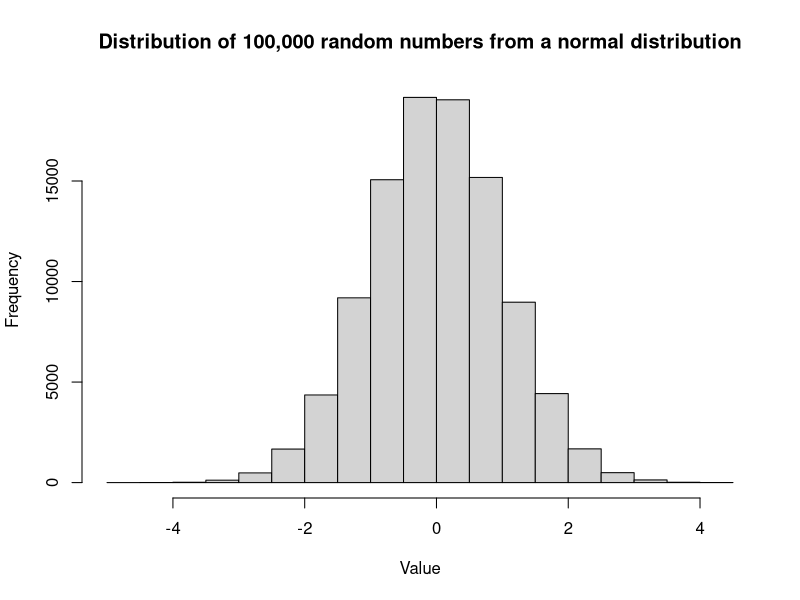
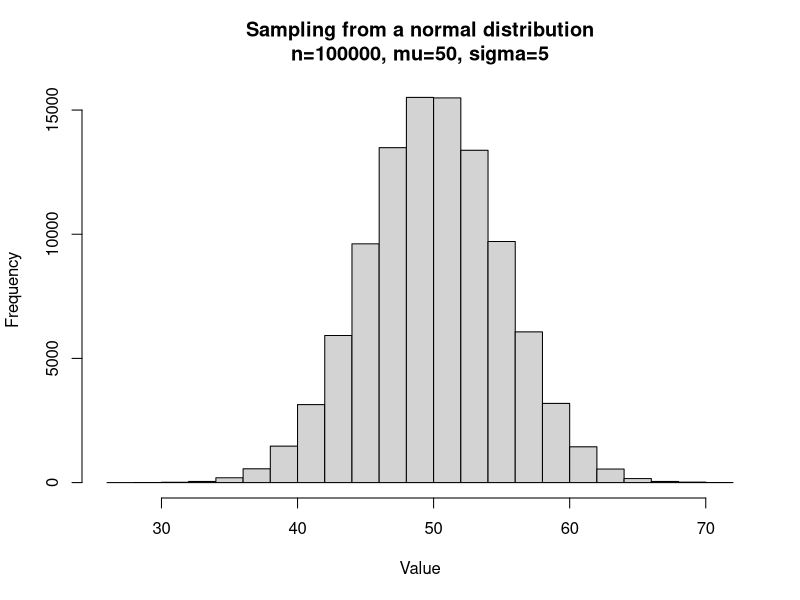
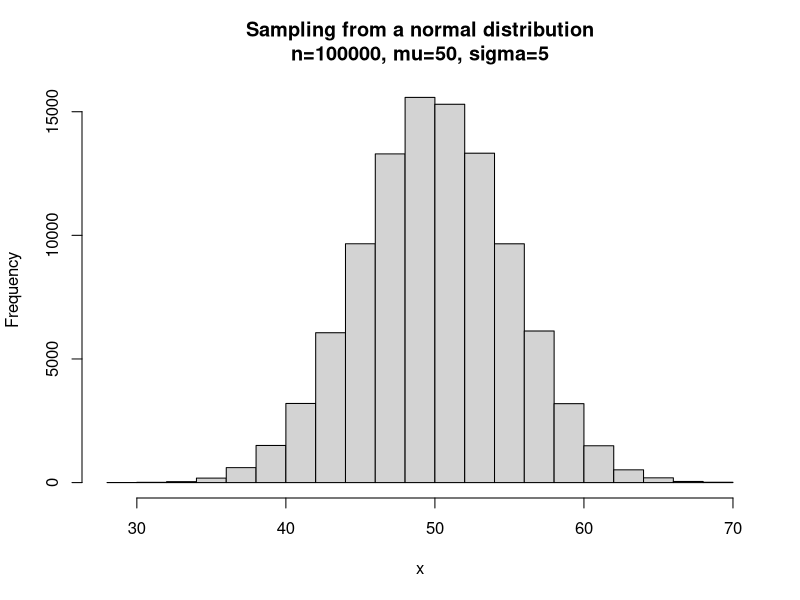

R code for these plots, in order:
## ---- chunk 1
library(knitr)

options(width = 300)
# options(encoding = 'UTF-8')
knitr::opts_chunk$set(
  fig.width = 7, fig.height = 5, 
  fig.path = 'figures/sampling_',
  fig.align = "center", 
  size = "tiny", 
  echo = TRUE, 
  eval = TRUE, 
  warning = FALSE, 
  message = FALSE, 
  results = TRUE, 
  comment = "")

options(scipen = 12) ## Max number of digits for non-scientific notation
# knitr::asis_output("\\footnotesize")

## ---- chunk 2
# Generate 100,000 numbers from a normal distribution with mean=0 and standard deviation=1
x <- rnorm(n = 100000, mean = 0, sd = 1)

# Plot a histogram of the generated numbers
hist(x, 
     main="Distribution of 100,000 random numbers from a normal distribution",
     xlab="Value")
## ---- chunk 3
# Parameters
n <- 100000 # Sample size
mu <- 50     # Mean of the normal distribution
sigma <- 5      # Standard deviation of the normal distribution

# Sample n numbers in a normal population of mean mu and standard deviation sigma
x <- rnorm(n = n, mean = mu, sd = sigma)

# Plot a histogram of the generated numbers
hist(x,
     main=paste0("Sampling from a normal distribution",
                 "\n", # newline character
                 "n=", format(n, scientific = FALSE),
                 ", mu=", mu,
                 ", sigma=", sigma),
     xlab="Value")

## ---- chunk 4
# Parameters
n <- 100000 # Sample size
mu <- 50     # Mean of the normal distribution
sigma <- 5      # Standard deviation of the normal distribution

# Sample n numbers in a normal population of mean mu and standard deviation sigma
x <- rnorm(n = n, mean = mu, sd = sigma)

### A VOUS DE JOUER ###


# Plot a histogram of the generated numbers
hist(x, 
     main=paste0("Sampling from a normal distribution",
                 "\n", # newline character
                 "n=", format(n, scientific = FALSE),
                 ", mu=", mu,
                 ", sigma=", sigma))



## ---- chunk 5
## Parameters for the sampling in the unifom distribution
n <- 100000
my_min <- -5
my_max <- +5

### A VOUS DE JOUER ###


## ---- chunk 6
## Parameters for the sampling in the chi-squared distribution
n <- 100000
my_df <- 5

### A VOUS DE JOUER ###



## ---- chunk 7
## Parameters for the sampling in the Poisson distribution
n <- 100000
my_lambda <- 5

### A VOUS DE JOUER ###


## ---- chunk 8

# Plot a histogram of the generated numbers
r <- 100000 # repetitions
n_values <- c(1, 2, 4, 8, 16, 32, 64)
my_min <- -5
my_max <- +5
mu <- (my_max - my_min)/2 # Theoretical mean of the uniform distribution, at mid-distance between the max and the min

## Iterate the experiments
for (n in n_values) {
  message("Repetitions: r=", r, "; Sample size: n=", n)
  ### A VOUS DE JOUER ###
  
}

